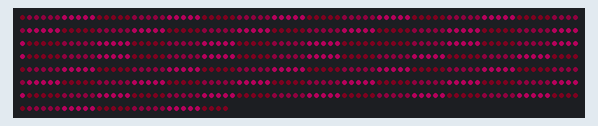
Bench run of a sketch on a simulated Arduino Uno, built with avr-gcc and run on an emulated ATmega328P. On the bench: 590 RGB LEDs in strip order, left to right, continuing on the next row. Dim RGB values are drawn brighter than linear; random numbers use the default seed unless the sketch sets one.

Above: at 33.1 s.

The sketch:

valentinepole.ino
```cpp
#include <FastLED.h>

#define LED_PIN     3
#define NUM_LEDS    590
#define BRIGHTNESS  64
#define LED_TYPE    WS2811
#define COLOR_ORDER GRB
#define FLAKES      40
#define STARS       40
#define CIRC        80
#define SWAPS       10

CRGB leds[NUM_LEDS];

int offset = 0;

void setup() {
    delay( 3000 ); // power-up safety delay
    FastLED.addLeds<LED_TYPE, LED_PIN, COLOR_ORDER>(leds, NUM_LEDS).setCorrection( TypicalLEDStrip );
    FastLED.setBrightness(BRIGHTNESS);
}

void loop() {
  redPinkPink(30);
  //showTrail(30);
  //showTwinkle(30);
}

void zeroLeds() {
  for(int i=0; i<NUM_LEDS; i++) {
    leds[i] = CRGB::Black;
  }
  FastLED.show();
  delay(100);
}

void redLeds() {
  for(int i=0; i<NUM_LEDS; i++) {
    leds[i] = CRGB::Red;
  }
  FastLED.show();
  delay(100);
}

void waitRound(int secs, long start) {
  long until = start + secs*1000 + 2000;
  until -= until%1000;
  while(millis() < until) { }
}

// Shades of red bars
void redPinkPink(int secs) {
  zeroLeds();
  long start = millis();
  int offset = 0;
  while(millis() - start < secs*1000) {
    for(int i=0; i<NUM_LEDS; i++) {
      int p = i%15;
      CRGB c = p<5 ? CRGB(16, 0, 7) : p<10 ? CRGB(64, 0, 31) : CRGB(255, 0, 127);
      leds[(i+offset)%NUM_LEDS] = c;
    }
    FastLED.show();
    FastLED.delay(100);
    offset++;
  }
  waitRound(secs, start);
}

// Fading white trail that moves down
void showTrail(int secs) {
  redLeds();
  long start = millis();
  int len = 150;
  int offset = NUM_LEDS - len - 1;   // Tail of the trail
  while(millis() - start < secs*1000) {
    for(int i=0; i<NUM_LEDS; i++) {
      if (i > offset) {
        // Off the end
        leds[i] = CRGB::Red;
      } else if (i < offset - len) {
        // Off the start
        leds[i] = CRGB::Red;
      } else {
        int c = (offset - i) * 255 / len;
        leds[i] = oneColor(c, 3);
      }
    }
    offset--;
    if (offset < 0) {
      offset = NUM_LEDS - len - 1;
    }
    FastLED.show();
    delay(2);
  }
  waitRound(secs, start);
}

// Show twinkling yellow stars
void showTwinkle(int secs) {
  redLeds();
  long start = millis();
  short stars[STARS];
  for(int i=0; i<STARS; i++) {
    stars[i] = -1;
  }
  while(millis() - start < secs*1000) {
    // Create random stars where needed
    for(int i=0; i<STARS; i++) {
      if (stars[i] < 0 && random(0, 10) < 5) {
        stars[i] = random(0, NUM_LEDS);
      }
    }
    // Fade them up and down
    for(int i=0; i<STARS; i++) {
      int s = stars[i];
      if (s >= 0) {
        int b = leds[s].green;
        b += i+8;
        if (b >= 255) {
          // End of life
          b = 0;
          stars[i] = -1;
        }
        if (b == 0) {
          leds[s] = CRGB(255, 0, 0);
        } else {
          leds[s] = CRGB(b, b, 0);
        }
      }
    }
    FastLED.show();
    delay(20);
  }
  waitRound(secs, start);
}

CRGB oneColor(int c, int m) {
  if (m == 0) {
    return CRGB(c, 0, 0);
  } else if (m == 1) {
    return CRGB(0, c, 0);
  } else if (m == 2) {
    return CRGB(0, 0, c);
  } else if (m == 3) {
    return CRGB(c, c, 0);
  } else if (m == 4) {
    return CRGB(0, c, c);
  } else if (m == 5) {
    return CRGB(c, 0, c);
  } else {
    return CRGB(c, c, c);
  }
}
```

Measured:
- what the display in image 0 shows lasts 1.9 s, from 33.1 s to 35.0 s
